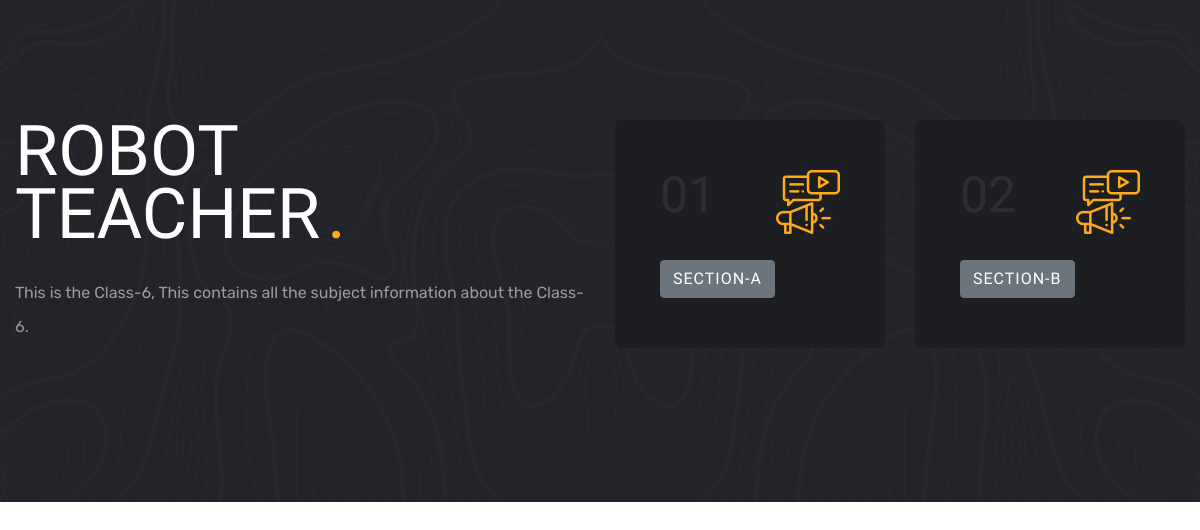
The app's page /std/1/sec, older data.
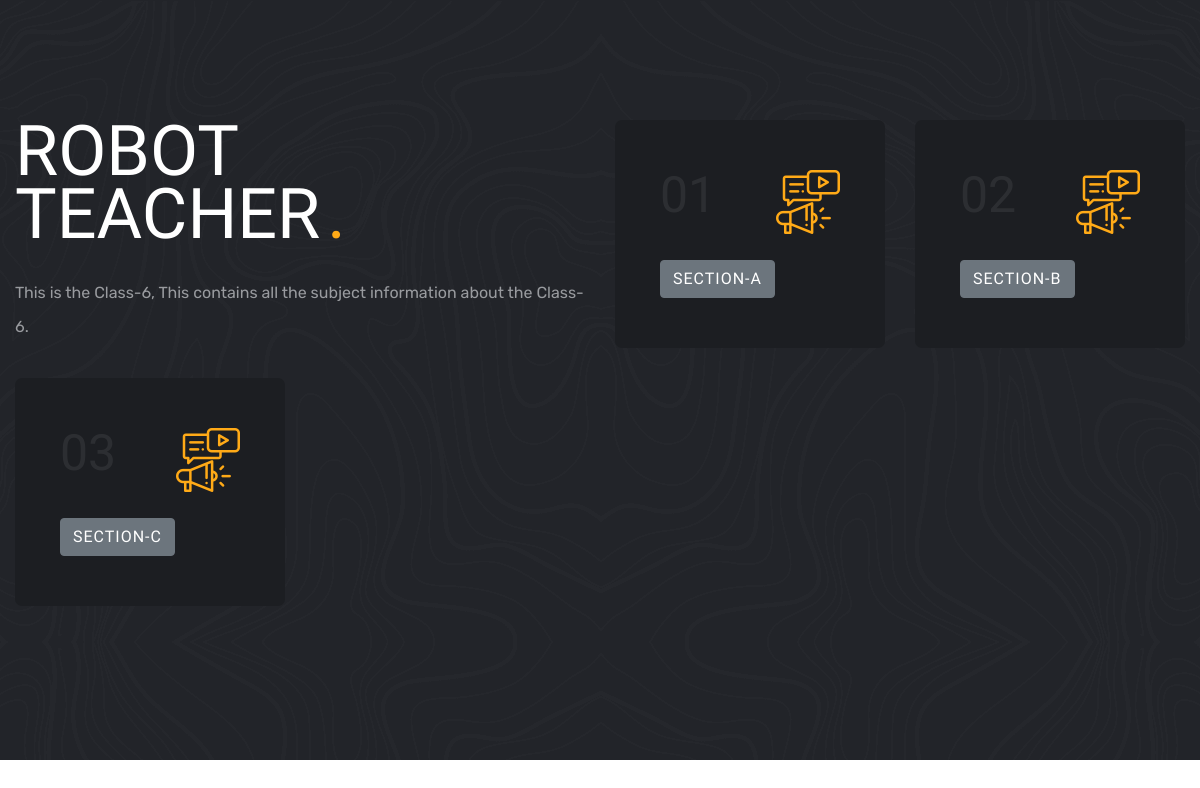
The same page, newer data.
### RTApp/models.py (models this page shows, shortened)
class Standard(models.Model):
    std_id = models.AutoField(primary_key = True)
    std_name = models.CharField(max_length = 30, unique = True)
    std_description = models.TextField()
    std_created_at = models.DateTimeField(auto_now_add = True)
    class Meta:
        verbose_name = 'Standard'
        verbose_name_plural = 'Standards'
        ordering = ('std_id',)

class Section(models.Model):
    sec_id = models.AutoField(primary_key = True)
    standard = models.ForeignKey(Standard, on_delete = models.CASCADE)
    sec_name = models.CharField(max_length =15)
    sec_description = models.TextField()
    sec_created_at = models.DateTimeField(auto_now_add = True)
    class Meta:
        verbose_name = 'Section'
        verbose_name_plural = 'Sections'
        ordering = ('sec_name',)
    def __str__(self):
        return '{}'.format(self.sec_name)

### RTApp/views.py (the view)
# urls.py: path('std/<str:std_id>/sec', views.SectionView, name= 'single-std'),
def SectionView(request, std_id):
    sec = Section.objects.filter(standard__std_id__iexact = std_id)
    cls = Standard.objects.get(std_id = std_id)
    print(sec)
    return render(request, 'RTApp/sec.html', {'sec':sec, 'cls':cls})

### RTApp/templates/RTApp/sec.html (shortened to what this page needs)
{% extends 'RTApp/base.html' %}
{% block content %}
<section class="services-section">
            <div class="auto-container">
                <div class="row clearfix">
                    <div class="title-block col-xl-6 col-lg-12 col-md-12 col-sm-12">
                        <div class="inner">
                            <div class="sec-title">
                                <h2>Robot <br>Teacher<span class="dot">.</span></h2>
                                <div class="lower-text">{{cls.std_description}}</div>
                            </div>
                        </div>
                    </div>
                    {% if sec %}
                    {% for i  in sec %}
                    <div class="service-block col-xl-3 col-lg-6 col-md-6 col-sm-12 wow fadeInLeft" data-wow-delay="0ms"
                        data-wow-duration="1500ms">
                        <div class="inner-box">
                            <div class="icon-box"><span class="flaticon-digital-marketing"></span></div>
                            <h6><a href="" style="text-decoration: none;" class="btn btn-secondary">{{i.sec_name}}</a></h6>
                        </div>
                    </div>
                    {% endfor %}
                    {% endif %}
                </div>
            </div><br>
        </section>
{% endblock %}

### RTApp/templates/RTApp/base.html (shortened to what this page needs)
{% load static %}
<head>
<!DOCTYPE html>
<html lang="en">
    <link href="{% static "css/bootstrap.css" %}" rel="stylesheet">
    <link href="{% static "css/fontawesome-all.css" %}" rel="stylesheet">
    <link href="{% static "css/owl.css" %}" rel="stylesheet">
    <link href="{% static "css/flaticon.css" %}" rel="stylesheet">
    <link href="{% static "css/animate.css" %}" rel="stylesheet">
    <link href="{% static "css/jquery-ui.css" %}" rel="stylesheet">
    <link href="{% static "css/jquery.fancybox.min.css" %}" rel="stylesheet">
    <link href="{% static "css/hover.css" %}" rel="stylesheet">
    <link rel="stylesheet" %}" href="{% static "css/jarallax.css">
    <link href="{% static "css/custom-animate.css" %}" rel="stylesheet">
    <link href="{% static "css/style.css" %}" rel="stylesheet">
    <link href="{% static "css/rtl.css" %}" rel="stylesheet">
    <link href="{% static "css/responsive.css" %}" rel="stylesheet">
    <link rel="stylesheet" id="jssDefault" href="{% static "css/colors/color-default.css" %}">
</head>
<body>
    {% block content  %}
    {% endblock %}
</body>
</html>

### static/css/colors/color-default.css (style rules this page uses)
:root { --thm-base: #ffaa17; }

Row changes from the older to the newer data that the page shows:
added Section: sec_name "SECTION-C"
